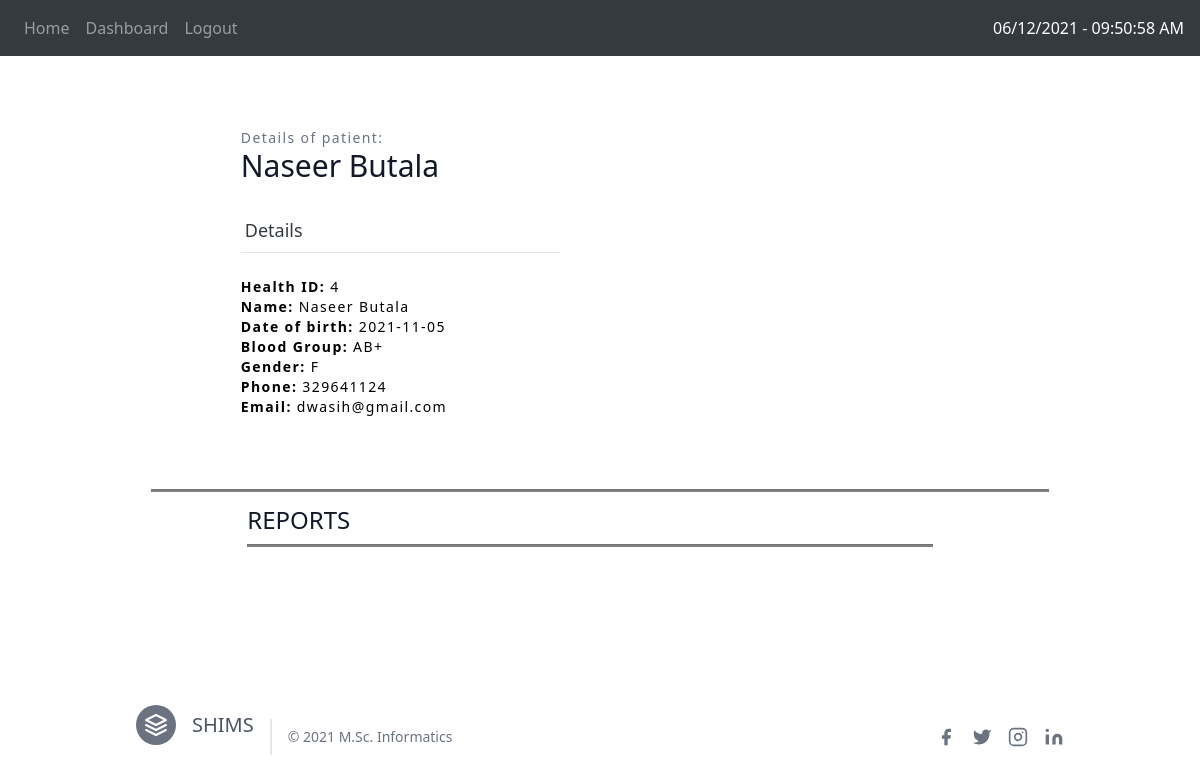
The app's page /patient-reports (signed in) with its own data.
### website/models.py (models this page shows, shortened)
class User(db.Model, UserMixin):
    id = db.Column(db.Integer, primary_key=True)
    name = db.Column(db.String(150))
    date_of_birth = db.Column(db.String(10), nullable=True)
    blood_group = db.Column(db.String(3), nullable=True)
    gender = db.Column(db.String(6), nullable=True)
    phone = db.Column(db.String(12))
    email = db.Column(db.String(150), unique=True)
    password = db.Column(db.String(150))
    profession = db.Column(db.String(1))
    designation = db.Column(db.String(25), nullable=True)
    department = db.Column(db.String(60), nullable=True)
    reports = db.relationship('Report')

### website/views.py (the view)
@views.route('/patient-reports')
@login_required
def patient_reports():
    if(current_user.profession=="P"):
        return render_template("patient_details_and_reports.html", user=current_user, patient= current_user)
    else:
        flash("You can't access the page without authorization !!!", 'error')
        return render_template("home.html", user=current_user)

### website/__init__.py (called while the page is built)
def create_app():
    app = Flask(__name__)
    app.config['SECRET_KEY'] = 'bewufvcn rwhvnirwvinw'
    app.config['SQLALCHEMY_DATABASE_URI'] = f'sqlite:///{DB_NAME}'
    db.init_app(app)
    from .views import views
    from .auth import auth
    app.register_blueprint(views, url_prefix='/')
    app.register_blueprint(auth, url_prefix='/')
    from .models import Report, User
    create_database(app)
    login_manager = LoginManager(app)
    login_manager.login_view = 'views.home'
    login_manager.init_app(app)
    @login_manager.user_loader
    def load_user(id):
        return User.query.get(int(id))
    return app

### website/templates/patient_details_and_reports.html (shortened to what this page needs)
{% extends "base.html" %}
{% block content %}
<section class="text-gray-600 body-font overflow-hidden">
    <div class="container px-5 py-5 mx-auto">
      <div class="lg:w-4/5 mx-auto flex flex-wrap">
        <div class="lg:w-1/2 w-full lg:pr-10 lg:py-6 mb-6 lg:mb-0">
          <h2 class="text-sm title-font text-gray-500 tracking-widest">Details of patient:</h2>
          <h1 class="text-gray-900 text-3xl title-font font-medium mb-4">{{patient.name}}</h1>
          <div class="flex mb-4">
            <h1 class="flex-grow text-dark border-b py-2 text-lg px-1">Details</h1>
          </div>
          <h3 class="text-sm title-font text-black tracking-widest"><b>Health ID: </b>{{patient.id}}</h3>
          <h3 class="text-sm title-font text-black tracking-widest"><b>Name: </b>{{patient.name}}</h3>
          <h3 class="text-sm title-font text-black tracking-widest"><b>Date of birth: </b>{{patient.date_of_birth}}</h3>
          <h3 class="text-sm title-font text-black tracking-widest"><b>Blood Group: </b>{{patient.blood_group}}</h3>
          <h3 class="text-sm title-font text-black tracking-widest"><b>Gender: </b>{{patient.gender}}</h3>
          <h3 class="text-sm title-font text-black tracking-widest"><b>Phone: </b>{{patient.phone}}</h3>
          <h3 class="text-sm title-font text-black tracking-widest"><b>Email: </b>{{patient.email}}</h3>
          <br>
          <br>
        </div>
      </div>
      <hr style="height:2px;color:black;background-color:gray">
      <div class="container px-2 py-1 mx-auto">
        <div class="lg:w-4/5 mx-auto flex flex-wrap">
          <div class="lg:w-6/6 w-full lg:pr-5 lg:py-2 mb-2 lg:mb-0">
            <h1 class="text-gray-900 text-2xl title-font font-medium mb-2">REPORTS</h1>
            <hr style="height:2px;color:black;background-color:gray">
            <br>
            <br>
          </div>
        </div>
    </div>
  </section>
{% endblock %}

### records on screen
User: name "Naseer Butala", id "4", date_of_birth "2021-11-05", blood_group "AB+", gender "F", phone "329641124", email "dwasih@gmail.com"
